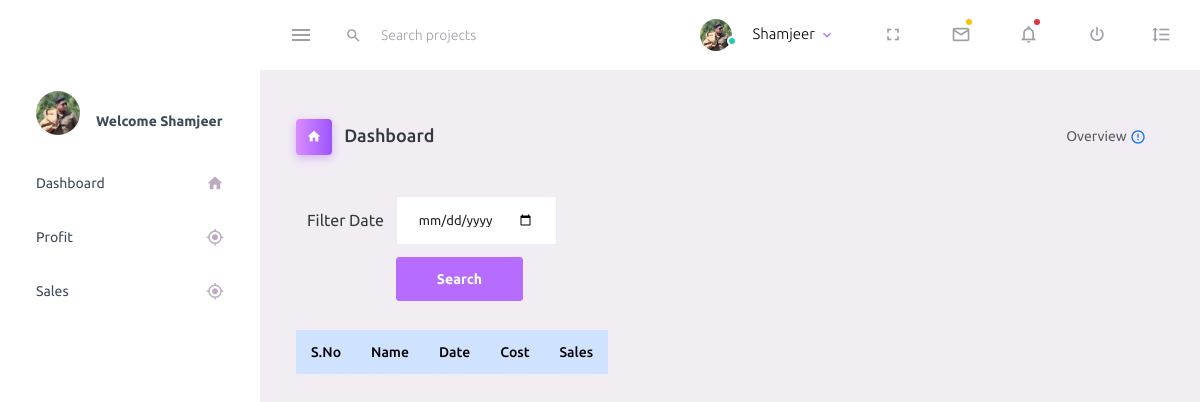
Page /view-sales on the earlier database version.
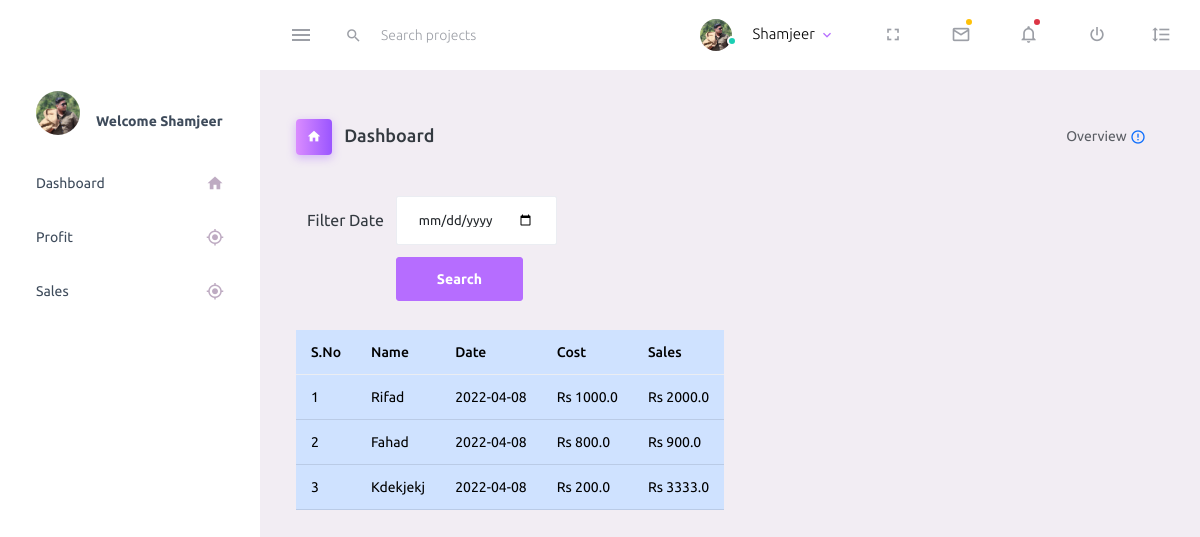
Same page on the later database version.
### riders_admin/models.py (models this page shows)
class Sales(models.Model):
    name=models.CharField(max_length=30)
    dt=models.CharField(max_length=20)
    cost_price=models.FloatField()
    selling_price=models.FloatField()

### riders_admin/views.py (the view, shortened to what this page needs)
# urls.py: path('view-sales',views.view_sales),
def view_sales(request):
    data_set = Sales.objects.all()
    profit = 0
    total_sales=0
    actual_price=0
    show_total = False
    return render(request, 'view_sales.html', {'expenses': data_set,
                                                  'profit': profit,'show_total':show_total})

### riders_admin/templates/view_sales.html (shortened to what this page needs)
{% extends 'master.html' %}
{% block content %}
<div class="col-md-12">
    <form action="" method="POST">
        <table style="border-spacing:10px;border-collapse: separate;">
            <tr>
                <td>Filter Date</td>
                <td><input type="date" class="form-control" name="search_date" id=""></td>
            </tr>
            <tr>
                <td></td>
                <td><input type="submit" value="Search" class="btn btn-primary" name="" id=""></td>
            </tr>
        </table>
    </form>
</div>
<div class="col-md-4 stretch-card grid-margin" style="position: relative;top:2px">
    <table class="table table-responsive-md  table-primary table-hover" style="padding:0">
        <thead>
            <tr>
                <th scope="col">S.No</th>
                <th scope="col">Name</th>
                <th scope="col">Date</th>
                <th scope="col">Cost</th>
                <th scope="col">Sales</th>
            </tr>
        </thead>
        <tbody>
            {% for e in expenses %}
            <tr>
                <td>{{forloop.counter}}</td>
                <td>{{e.name|title}}</td>
                <td>{{e.dt}}</td>
                <td>Rs {{e.cost_price}}</td>
                <td>Rs {{e.selling_price}}</td>
            </tr>
            {% endfor %}
        </tbody>
    </table>
</div>
{% endblock %}

Differences in the rows shown:
added Sales: name "Rifad", dt "2022-04-08", cost_price "1000.0", selling_price "2000.0"
added Sales: name "Fahad", dt "2022-04-08", cost_price "800.0", selling_price "900.0"
added Sales: name "Kdekjekj", dt "2022-04-08", cost_price "200.0", selling_price "3333.0"
